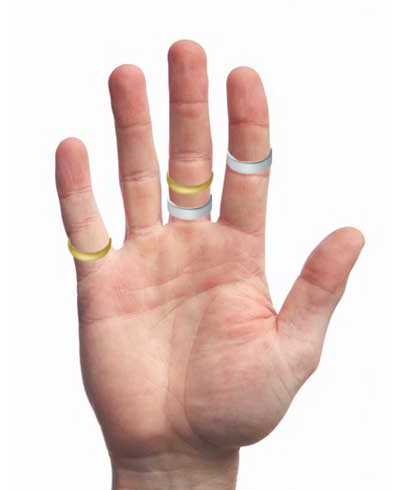
//> input picture Parcial Practica/1.png, 400 x 490 px
$ ./main   (built with g++ and OpenCV 4)
//> lines starting //> are read from the running program, lines starting //| are printed output that depends on the picture; after the words box and inside, x2 and y2 are one past the last pixel; in counts of white or black regions, pixels touching at a corner belong together
### Parcial Practica 1/Parcial Practica/utils.h
#include "opencv2/opencv.hpp"
#include "opencv2/highgui/highgui.hpp"
#include "pdi_functions.h"
#include <opencv2/core/core.hpp>

using namespace cv;
using namespace pdi;
using namespace std;


///GUIA 2 - Operaciones Puntuales


//Hace mas claras las zonas oscuras
// [606 lines left out: functions transformacionLogaritmica, transformacionPotencia, ruidoGaussiano, planoBits, histograma, ecualizarImagen and 29 more, not called in this run]


////////////////////////////////////////////////
//Funcion super util para saber las coordenadas de determinado click, en cantclik debemos setear
//cuantas coordenadas se van a guardar en xy.
//Luego a la funcion debemos llamarla así:
//1ª : namedWindow("My Window",WINDOW_NORMAL);
//2ª : imshow("My Window",img);
//3ª: setMouseCallback("My Window", Click, NULL);
vector<Point> xy;
int cantclick = 10;
bool reset = false;

// [34 lines left out: functions Click, CrecimientoRegiones, not called in this run]

//Obtener la media de una imagen
float obtenerMedia(Mat img){
	float media=0;
	for(int i=0;i<img.rows;i++) {
		for(int j=0;j<img.cols;j++) {
			media+=img.at<uchar>(i,j);
		}
	}
	media/=(img.rows*img.cols);
	return media;
}

//Obtener el Desvio de una imagen
float obtenerDesvio(Mat img){
	float Media = obtenerMedia(img);
	float desvio=0;
	for(int i=0;i<img.rows;i++) {
		for(int j=0;j<img.cols;j++) {
			desvio+=pow(img.at<uchar>(i,j)-Media,2);
		}
	}
	desvio/=(img.rows*img.cols);
	desvio=sqrt(desvio);
	return desvio;
}

// [243 lines left out: functions Hough, MostrarHistogramas, HoughComun, RecorrerVectorVectoresPoint, HoughComunAngulos, TransformadaHoughCircular, not called in this run]

### Parcial Practica 1/Parcial Practica/main.cpp
#include "opencv2/opencv.hpp"
#include "opencv2/highgui/highgui.hpp"
#include <opencv2/imgproc/imgproc.hpp>
#include <iostream>
#include <iomanip>
#include "pdi_functions.h"
#include "utils.h"
#include <vector>
#include <opencv2/core/cvdef.h>
#include <bitset>
#include <cstdlib>
#include <cstring>
#include <cmath>
#include <iterator>
#include <opencv2/core/types.hpp>
#include <opencv2/core/matx.hpp>
#include <opencv2/imgproc.hpp>
#include <ctime>


using namespace cv;
using namespace pdi;
using namespace std;


int main(int argc, char** argv) {


	Mat img = imread("1.png");
//> img is the input picture: 490 rows x 400 cols, CV_8UC3; mean B, G, R 205.1, 210.8, 230.6
	imshow("swad",img);

////	cvtColor(img,img,CV_BGR2HSV);
//	vector<Mat> img_bgr;
//	split(img,img_bgr);
//
	Mat roi = img(Rect(162,212,10,10));
	vector<Mat>roi_bgr;
	split(roi,roi_bgr);
	imshow("roi",roi);

	float mediaB = obtenerMedia(roi_bgr[0]);
//> the loop in obtenerMedia, `for(int i=0;i<img.rows;i++)` made 10 passes
//> media on passes 1 to 10: 2315, 4613, 6851, 9021, 11154, 13263, 15337, 17378, 19413, 21445
//> after the loop in obtenerMedia, `for(int i=0;i<img.rows;i++)`: media = 21445
//> in obtenerMedia, `media/=(img.rows*img.cols);`: media = 214.4
//> mediaB = 214.4
	float mediaG = obtenerMedia(roi_bgr[1]);
//> the loop in obtenerMedia (call 2), `for(int i=0;i<img.rows;i++)` made 10 passes
//> media on passes 1 to 10: 2317, 4614, 6859, 9041, 11188, 13313, 15401, 17456, 19509, 21561
//> mediaG = 215.6
	float mediaR = obtenerMedia(roi_bgr[2]);
//> mediaR = 232.4

	float desvioB = obtenerDesvio(roi_bgr[0]);
//> in obtenerDesvio, `float Media = obtenerMedia(img);`: Media = 214.4
//> the loop in obtenerDesvio, `for(int i=0;i<img.rows;i++)` made 10 passes
//> desvio on passes 1 to 10: 8773.5, 18733.4, 32915.2, 54358.2, 75547.5, 98024.5, 121583.9, 146598, 172111.5, 196370.8
//> after the loop in obtenerDesvio, `for(int i=0;i<img.rows;i++)`: desvio = 196370.8
//> in obtenerDesvio, `desvio/=(img.rows*img.cols);`: desvio = 1963.7
//> in obtenerDesvio, `desvio=sqrt(desvio);`: desvio = 44.31
//> desvioB = 44.31
	float desvioG = obtenerDesvio(roi_bgr[1]);
//> the loop in obtenerDesvio (call 2), `for(int i=0;i<img.rows;i++)` made 10 passes
//> desvio on passes 1 to 10: 9047, 19060.4, 33069.2, 53583.9, 72794.2, 92793.5, 113714.8, 135395.5, 157686.5, 178523.8
//> desvioG = 42.25
	float desvioR = obtenerDesvio(roi_bgr[2]);
//> desvioR = 28.42

	Mat mascara= Mat::zeros(img.size(), img.type());
	Mat segmentacion= Mat::zeros(img.size(), img.type());

	inRange(img,Scalar(mediaB-desvioB,mediaG-desvioG,mediaR-desvioR),Scalar(mediaB+desvioB,mediaG+desvioG,mediaR+desvioR),mascara);
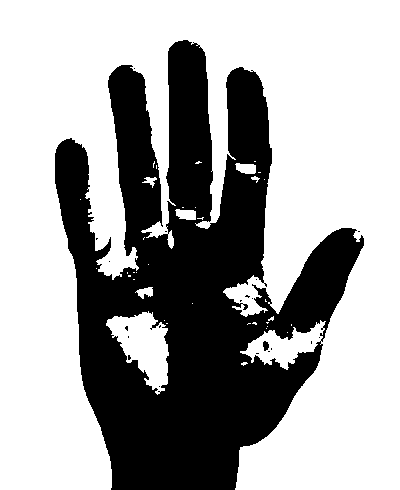
//> mascara: 490 rows x 400 cols, CV_8UC1; 64.6% white; 21 black regions (19 under 20 px), largest, box (x1, y1, x2, y2) and area: (55, 40, 364, 490) 69275, (263, 341, 269, 351) 45

	imshow("Mascara",mascara);

//
//////	Mat lines,lines2;
////	int cx,cy,cx1,cy1;
//////	Hough(mascara,lines,lines2,30,cy1,cx,1,0); //vertical
////
//////	imshow("line1",lines);
////
//////	Hough(mascara,lines,lines2,30,cy1,cx,0,1); //horizontal
////	vector<Vec2f> lines;
////	// detect lines
////	HoughLines(mascara, lines, 1, CV_PI/180, 10, 0, 0 );
////
////	float rho = lines[0][0], theta = lines[0][1];
////	cout<<"rho "<<rho<<endl;
////	cout<<"theta "<<theta<<endl;
//
	Mat Gradiente2;

	Canny(mascara,Gradiente2,50,200,3); //Detecto los bordes de la imagen
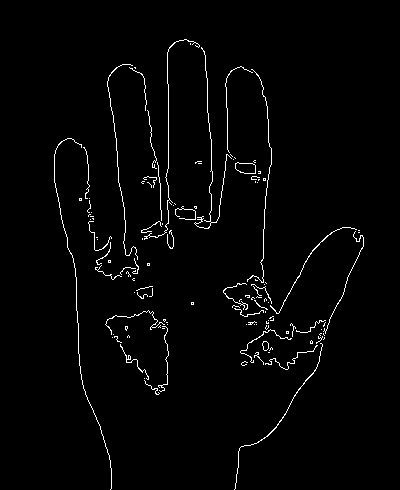
//> Gradiente2: 490 rows x 400 cols, CV_8UC1; 2% white in thin lines or dots, all inside (x1, y1, x2, y2) = (54, 39, 364, 490)
//	namedWindow("Original",CV_WINDOW_KEEPRATIO);
//	imshow("Original",img);
//	namedWindow("Bordes",CV_WINDOW_KEEPRATIO);
//	imshow("Bordes",Gradiente2);


	vector <Vec4i> lines2;
	HoughLinesP(Gradiente2,lines2,1,CV_PI/180, 30, 10, 10  );
//> lines2 = 69 lines (x1, y1, x2, y2), first 8: [168, 168, 168, 84], [167, 384, 167, 344], [122, 196, 125, 223], [54, 175, 68, 249], [263, 231, 271, 148], [78, 338, 78, 353], [111, 107, 121, 195], [211, 158, 212, 181]
	Mat transformadaP;
	cvtColor(Gradiente2, transformadaP, CV_GRAY2BGR);
	imshow("Gradiente",Gradiente2);


	//Los parametros son los mismos, pero los ultimos dos son:
	//* El numero minimo de puntos que se puede formar una linea, las lineas con menos de estos puntos no se tienen en cuenta
	//* Separacion maxima entre dos puntos a considerar en la misma recta
	for(size_t i=0; i<lines2.size(); i++) {
		Vec4i  l=lines2[0];
		line(transformadaP ,Point(l[0],l[1]), Point(l[2], l[3]), Scalar(0,0,255), 3, CV_AA);
	}
//> this loop made 69 passes
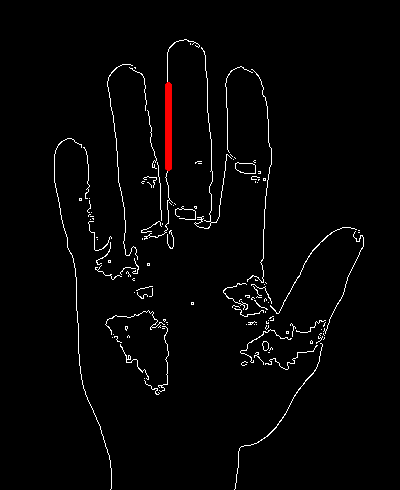
//> transformadaP: 490 rows x 400 cols, CV_8UC3; mean B, G, R 4.9, 4.9, 5.7
	namedWindow("Transformada HoughP",CV_WINDOW_KEEPRATIO);
	imshow("Transformada HoughP",transformadaP);

	int minx=9999;
	int miny=9999;
	int maxx=-1;
	int maxy=-1;
	for(int i=0;i<lines2.size();i++) {
		Vec4i  v=lines2[0];
		if (v[0]<minx){
			minx=v[0];
		}
		if (v[1]<miny){
			miny=v[1];
		}
		if (v[0]>maxx){
			maxx=v[0];
		}
		if (v[1]>maxy){
			maxy=v[1];
		}
		if (v[2]<minx){
			minx=v[2];
		}
		if (v[3]<miny){
			miny=v[3];
		}
		if (v[2]>maxx){
			maxx=v[2];
		}
		if (v[3]>maxy){
			maxy=v[3];
		}
	}
//> this loop made 69 passes
//> (minx, miny, maxx, maxy) on pass 1: (168, 84, 168, 168)
//> after the loop, minx = 168; miny = 84; maxx = 168; maxy = 168

//	cout<<"maxx "<<maxx<<endl;
//	cout<<"minx "<<minx<<endl;
//	cout<<"maxy "<<maxy<<endl;
//	cout<<"miny "<<miny<<endl;

	float difx = abs(maxx-minx);
//> difx = 0

	float dify = abs(miny-maxy);
//> dify = 84


//	float uno = sqrt(pow(difx,2) + pow(dify,2));
////	cout<<"Uno "<<uno<<endl;
//
	float angulo = atan(difx/dify)*180/M_PI;
//> angulo = 0
	cout<<"angulo: "<<180+angulo;
//| angulo: 180
////	if(minx-maxx < 0){
////		cout<<180+angulo;
////	}else{
////		cout<<180-angulo;
////	}
//
//	//Si es la imagen uno: 180 + angulo
////	cout<<180+angulo;
//	//si es la imagen 2: 180 - angulo
//	cout<<180+angulo;
////	imshow("line",lines);


	waitKey(0);
	return 0;
}

$ run again, with Parcial Practica/3.png copied over Parcial Practica/1.png
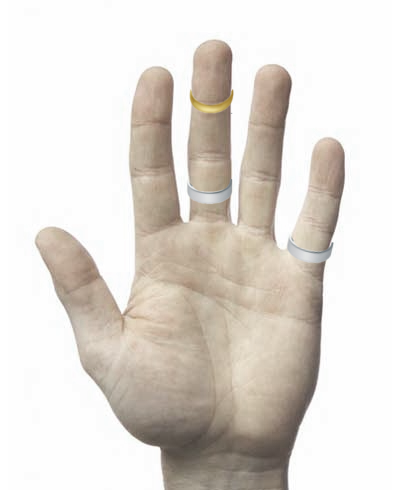
//> input picture Parcial Practica/3.png, 400 x 490 px
//> img is the input picture: 490 rows x 400 cols, CV_8UC3; mean B, G, R 211.8, 218.2, 224.1
//> the loop in obtenerMedia, `for(int i=0;i<img.rows;i++)` made 10 passes
//> media on passes 1 to 8: 1160, 2322, 3498, 4679, 5854, 7014, 8138, 9238
//> after the loop in obtenerMedia, `for(int i=0;i<img.rows;i++)`: media = 11426
//> in obtenerMedia, `media/=(img.rows*img.cols);`: media = 114.3
//> the loop in obtenerMedia (call 2), `for(int i=0;i<img.rows;i++)` made 10 passes
//> media on passes 1 to 8: 1356, 2715, 4083, 5457, 6820, 8167, 9482, 10768
//> mediaG = 133.3
//> mediaR = 150.2
//> Media = 114.3
//> the loop in obtenerDesvio, `for(int i=0;i<img.rows;i++)` made 10 passes
//> desvio on passes 1 to 8: 134.3, 329.5, 701.5, 1167.8, 1583.3, 1809.6, 2048.6, 2462
//> after the loop in obtenerDesvio, `for(int i=0;i<img.rows;i++)`: desvio = 3355.2
//> in obtenerDesvio, `desvio/=(img.rows*img.cols);`: desvio = 33.55
//> in obtenerDesvio, `desvio=sqrt(desvio);`: desvio = 5.79
//> the loop in obtenerDesvio (call 2), `for(int i=0;i<img.rows;i++)` made 10 passes
//> desvio on passes 1 to 8: 214.2, 513.8, 985.3, 1557.4, 2160.7, 2573, 3039.2, 3756.6
//> desvioG = 7.25
//> desvioR = 6.04
//> `inRange(img,Scalar(mediaB-desvioB,mediaG-desvioG,mediaR-desvioR),Scala..`:
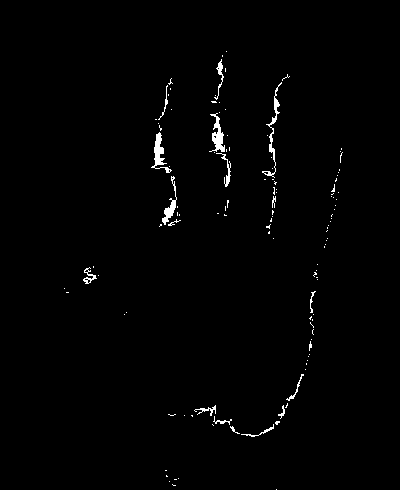
//> mascara: 490 rows x 400 cols, CV_8UC1; 1.1% white; 122 white regions (105 under 20 px), largest, box (x1, y1, x2, y2) and area: (151, 132, 172, 173) 274, (262, 82, 282, 178) 270, (209, 113, 225, 152) 268
//> Gradiente2: 490 rows x 400 cols, CV_8UC1; 1% white in thin lines or dots, all inside (x1, y1, x2, y2) = (63, 50, 343, 490)
//> lines2 = 37 lines (x1, y1, x2, y2), first 8: [305, 370, 314, 313], [163, 115, 166, 85], [215, 423, 215, 405], [225, 145, 229, 182], [338, 176, 342, 148], [323, 247, 338, 191], [217, 99, 222, 64], [268, 150, 275, 89]
//> the loop `for(size_t i=0; i<lines2.size(); i++)` made 37 passes
//> after the loop `for(size_t i=0; i<lines2.size(); i++)`:
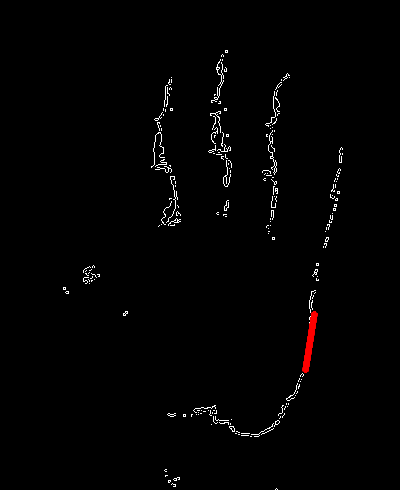
//> transformadaP: 490 rows x 400 cols, CV_8UC3; mean B, G, R 2.4, 2.4, 3
//> the loop `for(int i=0;i<lines2.size();i++)` made 37 passes
//> (minx, miny, maxx, maxy) on pass 1: (305, 313, 314, 370)
//> after the loop `for(int i=0;i<lines2.size();i++)`: minx = 305; miny = 313; maxx = 314; maxy = 370
//> difx = 9
//> dify = 57
//> angulo = 8.97
//| angulo: 188.973
